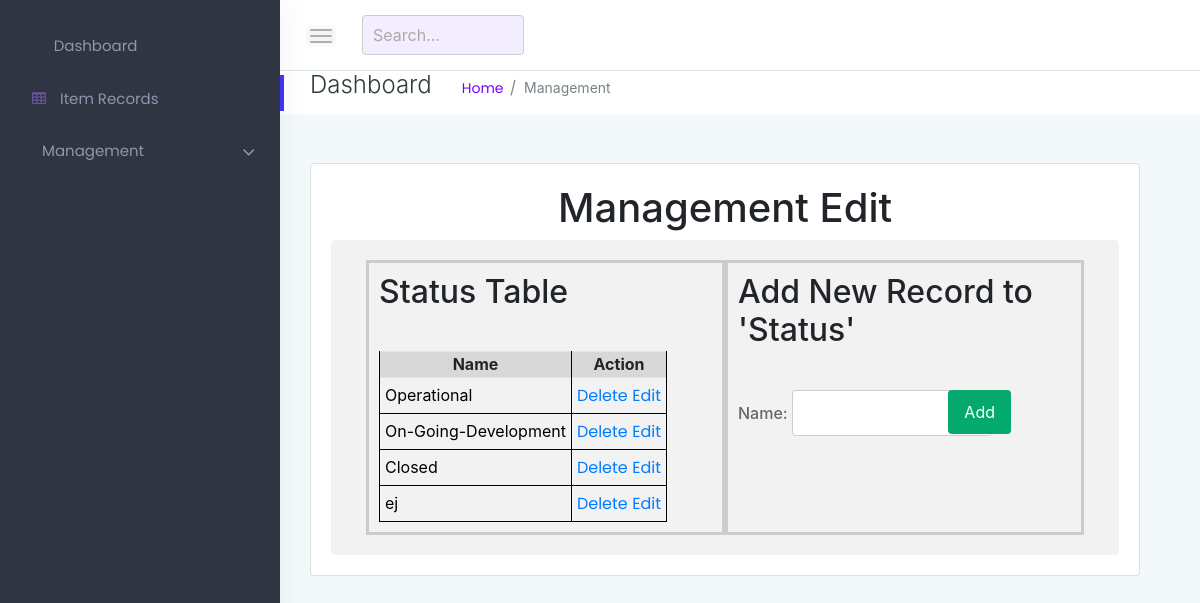
The app's page /editstatus.php (signed in) with its own data.
### tables this page shows
CREATE TABLE `options` (
  `id` int(255) NOT NULL,
  `name` varchar(255) NOT NULL
);

### editstatus.php (the view, shortened to what this page needs)
<!doctype html>
<html class="no-js" lang="en">
<head>
  <link rel="stylesheet" href="assets/css/bootstrap.min.css">
  <link rel="stylesheet" href="assets/css/font-awesome.min.css">
  <link rel="stylesheet" href="assets/css/themify-icons.css">
  <link rel="stylesheet" href="assets/css/metisMenu.css">
  <link rel="stylesheet" href="assets/css/owl.carousel.min.css">
  <link rel="stylesheet" href="assets/css/slicknav.min.css">
  <link rel="stylesheet" href="https://www.amcharts.com/lib/3/plugins/export/export.css" type="text/css" media="all" />
  <link rel="stylesheet" href="assets/css/typography.css">
  <link rel="stylesheet" href="assets/css/default-css.css">
  <link rel="stylesheet" href="assets/css/styles.css">
  <link rel="stylesheet" href="assets/css/responsive.css">
</head>
<body>
  <div class="page-container">
    <div class="sidebar-menu">
      <div class="main-menu">
        <div class="menu-inner">
          <nav>
            <ul class="metismenu" id="menu">
              <li>
                <a href="index.php" aria-expanded="true"><i class="ti-dashboard"></i><span>dashboard</span></a>
              </li>
              <li>
                <a href="table.php" aria-expanded="true"><i class="fa fa-table"></i>
                  <span>Item Records</span></a>
              </li>
              <li>
                <a href="table.php" aria-expanded="true"><i class="bi bi-gear"></i>
                  <span>Management</span></a>
              </li>
            </ul>
          </nav>
        </div>
      </div>
    </div>
    <div class="main-content">
      <div class="header-area">
        <div class="row align-items-center">
          <div class="col-md-6 col-sm-8 clearfix">
            <div class="nav-btn pull-left">
              <span></span>
              <span></span>
              <span></span>
            </div>
            <div class="search-box pull-left">
              <form action="#">
                <input type="text" name="search" placeholder="Search..." required>
                <i class="ti-search"></i>
              </form>
            </div>
          </div>
          <div class="col-md-6 col-sm-4 clearfix">
          </div>
        </div>
      </div>
      <div class="page-title-area">
        <div class="row align-items-center">
          <div class="col-sm-6">
            <div class="breadcrumbs-area clearfix">
              <h4 class="page-title pull-left">Dashboard</h4>
              <ul class="breadcrumbs pull-left">
                <li><a href="index.php">Home</a></li>
                <li><span>Management</span></li>
              </ul>
            </div>
          </div>
        </div>
      </div>
      <div>
        <div class="main-content-inner">
          <div class="row">
            <div class="col-lg-6 mt-5">
              <div class="card">
                <div class="card-body">
                  <div class="single-table">
                    <div class="table-responsive">
                      <h1 style="text-align:center">Management Edit</h1>
                      <div class="container1">
                        <body>
                          <?php
                          $dbhost = "localhost";
                          $dbuser = "root";
                          $dbpass = "";
                          $dbname = "inventorymanagement";
                          $conn = mysqli_connect($dbhost, $dbuser, $dbpass, $dbname);
                          $sql = "SELECT * FROM options";
                          $result = mysqli_query($conn, $sql);
                          ?>
                          <!DOCTYPE html>
                          <html>
                          <head>
                          </head>
                          <body>
                            <div class="container">
                              <div class="form-container">
                                <h2>Status Table</h2>
                                <table>
                                  <tr>
                                    <th>Name</th>
                                    <th>Action</th>
                                  </tr>
                                  <?php while ($row = mysqli_fetch_array($result)) { ?>
                                    <tr>
                                      <td>
                                        <?php echo $row['name']; ?>
                                      </td>
                                      <td>
                                        <a href="editstatus.php?delete=<?php echo $row['id']; ?>"
                                          onclick="return confirm('Are you sure you want to delete this item?')">Delete</a>
                                        <a href="editconfig_status.php?id=<?php echo $row['id']; ?>">Edit</a>
                                      </td>
                                    </tr>
                                  <?php } ?>
                                </table>
                              </div>
                              <div class="result-container">
                                <h2>Add New Record to 'Status'</h2>
                                <form method="post" action="editstatus.php">
                                  <label>Name:</label>
                                  <input type="text" name="name" required><br><br>
                                  <input type="submit" name="add" value="Add">
                                </form>
                          </body>
                      </div>
                    </div>
</html>
</body>
<html>
<head>
  <link rel="stylesheet" type="text/css" href="styles.css">
  <link rel="stylesheet" href="https://maxcdn.bootstrapcdn.com/bootstrap/4.0.0-alpha.6/css/bootstrap.min.css"
>
</head>
<html>
<head>
  <link rel="stylesheet" type="text/css" href="styles.css">
  <link rel="stylesheet" href="https://maxcdn.bootstrapcdn.com/bootstrap/4.0.0-alpha.6/css/bootstrap.min.css"
>
</head>
</html>
</body>
</html>

### assets/css/styles.css (style rules this page uses)
.page-container { width: 100%; height: 100%; min-height: 100vh; padding-left: 280px; -webkit-transition: padding-left 0.3s ease 0s; transition: padding-left 0.3s ease 0s; }
.card { border: none; border-radius: 4px; background-color: #fff; -webkit-transition: all 0.3s ease 0s; transition: all 0.3s ease 0s; }
.card-body { padding: 25.6px; padding: 1.6rem; }
.main-content { width: 100%; background: #F3F8FB; }
.main-content-inner { padding: 0 30px 50px; }
.sidebar-menu { position: fixed; left: 0; top: 0; z-index: 99; height: 100vh; width: 280px; overflow: hidden; background: #303641; box-shadow: 2px 0 32px rgba(0, 0, 0, 0.05); -webkit-transition: all 0.3s ease 0s; transition: all 0.3s ease 0s; }
.main-menu { height: calc(100% - 100px); overflow: hidden; padding: 20px 10px 0 0; -webkit-transition: all 0.3s ease 0s; transition: all 0.3s ease 0s; }
.menu-inner { overflow-y: scroll; height: 100%; }
.metismenu >li >a { padding-left: 32px!important; }
.metismenu li a { position: relative; display: block; color: #8d97ad; font-size: 15px; text-transform: capitalize; padding: 15px 15px; letter-spacing: 0; font-weight: 400; }
.metismenu li a i { color: #6a56a5; -webkit-transition: all 0.3s ease 0s; transition: all 0.3s ease 0s; }
.metismenu li a:after { position: absolute; content: '\f107'; font-family: fontawesome; right: 15px; top: 12px; color: #8d97ad; font-size: 20px; }
.metismenu li a:only-child:after { content: ''; }
.metismenu li a span { margin-left: 10px; }
.header-area { padding: 15px 30px; background: #fff; border-bottom: 1px solid #d8e3e7; }
.nav-btn { margin-right: 30px; margin-top: 10px; cursor: pointer; }
.nav-btn span { display: block; width: 22px; height: 2px; background: #b3aaaa; margin: 4px 0; border-radius: 15px; -webkit-transition: all 0.3s ease 0s; transition: all 0.3s ease 0s; box-shadow: 0 0 0 4px rgba(99, 96, 96, 0.03); }
.search-box form { position: relative; }
.search-box input { width: 350px; border-radius: 33px; border: none; height: 40px; padding-left: 20px; padding-right: 40px; letter-spacing: 0; background: #f3eeff; }
.search-box form i { position: absolute; right: 21px; top: 14px; font-size: 14px; color: #b1a7a7; }
.page-title-area { padding: 0 30px; background: #fff; position: relative; }
.page-title-area:before { content: ''; position: absolute; left: 0; top: 50%; width: 4px; height: 36px; background: var(--primary-color); -webkit-transform: translateY(-50%); transform: translateY(-50%); }
.page-title { font-size: 24px; font-weight: 300; color: #313b3d; letter-spacing: 0; margin-right: 30px; }
ul.breadcrumbs { margin-top: 4px; }
.breadcrumbs li { display: inline-block; }
.breadcrumbs li a, .breadcrumbs li span { display: block; font-size: 14px; font-weight: 400; color: #7801ff; letter-spacing: 0; margin-right: 16px; position: relative; }
.breadcrumbs li a:before { content: '/'; color: #768387; position: absolute; right: -13px; top: 0; }
.breadcrumbs li span { margin-right: 0; color: #768387; text-transform: capitalize; }
label { font-weight: 500; color: #666; display: inline-block; margin-bottom: 8px; margin-bottom: .5rem; }
table tr th { border-bottom: none; }
table tr th, table tr td { border-top: 1px solid rgba(120, 130, 140, 0.13) !important; }

### assets/css/responsive.css (style rules this page uses)
@media (min-width: 1200px) and (max-width: 1364px) { .sidebar-menu { position: fixed; left: -90%; top: 0; height: 100vh; width: 365px; } }
@media (min-width: 1200px) and (max-width: 1364px) { .main-content-inner { padding: 0 15px 50px; } }
@media (min-width: 1200px) and (max-width: 1364px) { .page-container, .sbar_collapsed.page-container { padding-left: 0; } }

### records on screen
options: name "Operational"
options: name "On-Going-Development"
options: name "Closed"
options: name "ej"
